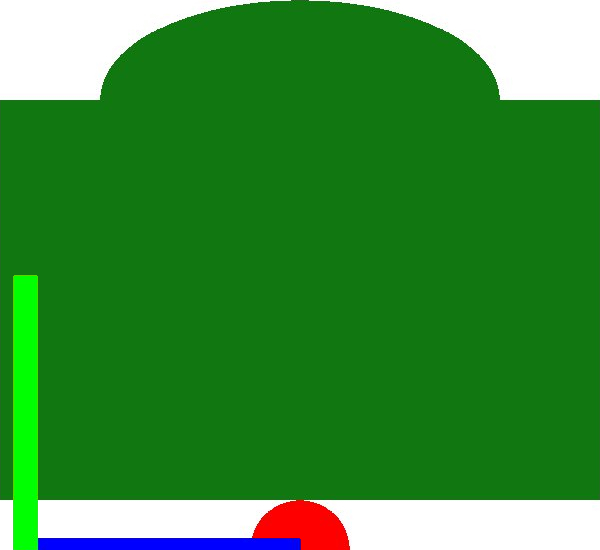
#> input picture code/frames/00.jpg, 600 x 550 px, found by its file name
$ jupyter execute --allow-errors Untitled.ipynb
#> lines starting #> are read from the running program, lines starting #| are printed output that depends on the picture; after the words box and inside, x2 and y2 are one past the last pixel; in counts of white or black regions, pixels touching at a corner belong together
#> further down, j0 is the input picture: shape (550, 600, 3); mean B, G, R 55.5, 140.4, 55.7
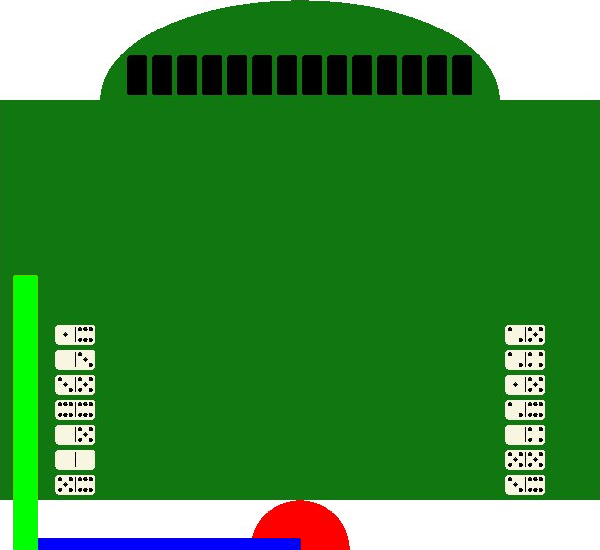
#> input picture code/frames/01.jpg, 600 x 550 px, found by its file name
#> further down, j1 is the input picture: shape (550, 600, 3); mean B, G, R 61, 139.5, 61.9
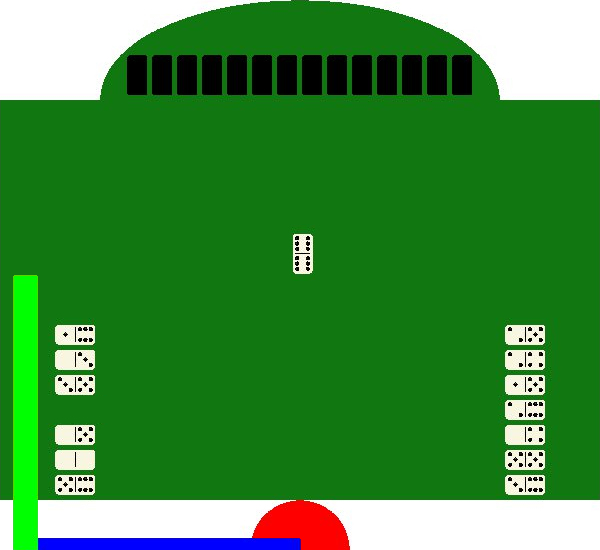
#> input picture code/frames/02.jpg, 600 x 550 px, found by its file name
#> further down, j2 is the input picture: shape (550, 600, 3); mean B, G, R 61, 139.5, 61.9
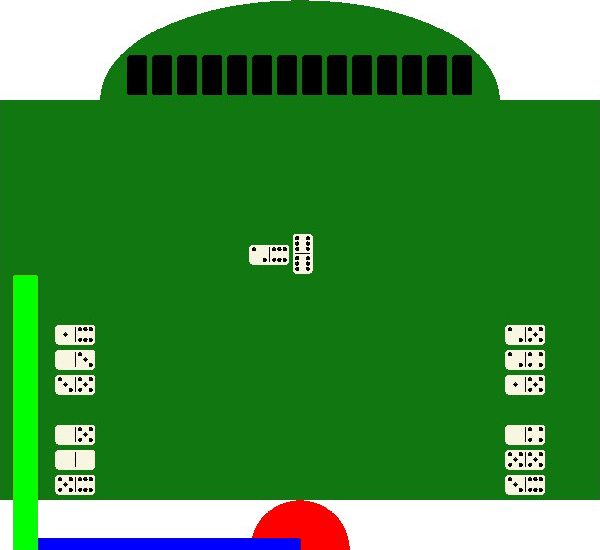
#> input picture code/frames/03.jpg, 600 x 550 px, found by its file name
#> further down, j3 is the input picture: shape (550, 600, 3); mean B, G, R 61, 139.5, 61.9
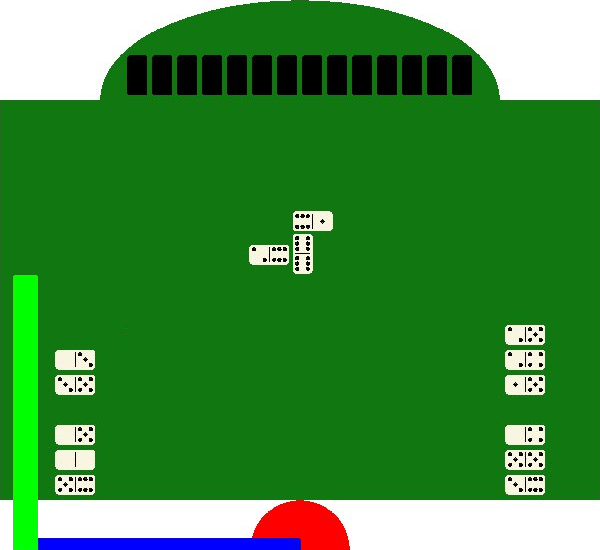
#> input picture code/frames/04.jpg, 600 x 550 px, found by its file name
#> further down, j4 is the input picture: shape (550, 600, 3); mean B, G, R 61, 139.5, 61.9
[cell 1]
import visio as v

[cell 2]
import cv2 as cv
import numpy as np
from matplotlib import pyplot as plt
import visio as v

# [18 lines left out: function contarPunts, not called in this run]

#> (the rest of this cell did not finish here and is left out)

[cell 3]
import cv2 as cv
import numpy as np
from matplotlib import pyplot as plt
import math


class ModulVisio():
    ###############################################################################################
    def __init__(self, debug = False):
        self.debug = debug

        # mides en cm del taulell #
        self.midaTaulell =[60.0,65.0]
        self.midaMin = 10.0
        self.midaMax = 40.0
        self.margeRobot = 5.0
        ###########################

        self.empty = True
        self.originalBackground = None
        self.fitxaFrame = None
        self.frame = None
        self.grayFrame = None
        self.rotatedFrame = None

        self.patroH = None
        self.patroV = None
        self.arrayPatrons = []

        self.midaFitxa = [0,0]
        self.rotacioDefecte = 0.0

        self.estatPartida = None
    ###############################################################################################

    def updateFrame(self,frame,debug=None):
        if debug is not None:
            self.debug = debug
        self.frame = frame
        self.grayFrame = cv.cvtColor(frame,cv.COLOR_BGR2GRAY)
        if self.originalBackground is None:
            self.originalBackground = self.grayFrame
        else:
            self.fitxaFrame = cv.absdiff(self.grayFrame,self.originalBackground)
#             self.fitxaFrame[self.fitxaFrame<127]=0
#             self.fitxaFrame[self.fitxaFrame!=0]=255
            if self.empty:
                self.getFirstFeatures()
            self.rotatedFrame = self.rotate_frame(self.fitxaFrame)

            self.getTableData()

        if self.debug:
            print('[Visio: updateFrame()]')
            fig, ax = plt.subplots(nrows=3, ncols=3);
            ax[0,0].remove()
            ax[0,1].imshow(self.frame)
            ax[0,1].set_title('Original frame')
            ax[0,2].remove()
            ax[1,0].imshow(self.grayFrame,'gray')
            ax[1,0].set_title('grayFrame')
            ax[1,1].imshow(self.originalBackground,'gray')
            ax[1,1].set_title('background')
            ax[1,2].imshow(self.fitxaFrame,'gray')
            ax[1,2].set_title('fitxaFrame')
            ax[2,0].remove()
            ax[2,1].imshow(self.rotatedFrame,'gray')
            ax[2,1].set_title('rotatedFrame')
            ax[2,2].remove()
            plt.show()
    ###############################################################################################

    def getFirstFeatures(self):
        threshold = cv.GaussianBlur(self.fitxaFrame,(5,5),0)
        contours,hierarchy = cv.findContours(threshold,cv.RETR_TREE,cv.CHAIN_APPROX_SIMPLE)

        max_w = 0
        max_h = 0
        rotacio = 360
        for i,c in enumerate(contours):
            if hierarchy[0][i,3]==-1:
                rect = cv.minAreaRect(contours[i])
                if(rect[1][0]>=max_w and rect[1][1]>=max_h):
                    if rect[2] < rotacio:
                        max_w = rect[1][0]
                        max_h = rect[1][1]

                        posicio = rect[0]
                        midaFitxa = rect[1]
                        rotacio = rect[2]

            self.empty = False

        if not self.empty:
            rows,cols,_ = self.frame.shape

            x = int(posicio[0])
            y = int(posicio[1])

            width = int(midaFitxa[0])
            height = int(midaFitxa[1])

            centerX = int(cols/2)
            centerY = int(rows/2)

            h_gap = centerX - x
            v_gap = centerY - y

            # Traslacio
            dst = self.fitxaFrame.copy()
            M = np.float32([[1,0,h_gap],[0,1,v_gap]])
            dst = cv.warpAffine(dst,M,(cols,rows))

            # Rotacio
            if width > height: # Horitzontal
                rotacio +=90
            else:
                width, height = height,width

            M = cv.getRotationMatrix2D((cols/2,rows/2),rotacio,1.0)
            dst = cv.warpAffine(dst,M,(cols,rows))

            self.rotatedFrame = dst

            # Definicio patron
            templateHeight = height * 0.2
            templateWidth = width * 0.5

            self.patroH = dst[centerY-int(templateHeight*0.5):centerY+int(templateHeight*0.5), centerX-int(templateWidth*0.5):centerX+int(templateWidth*0.5)]
            self.patroV = self.patroH.transpose()
            for i in range(0,90,10):
                self.arrayPatrons.append([self.rotate_frame(frame=self.fitxaFrame, angle=i),i])
            print(len(self.arrayPatrons))
            self.midaFitxa = [min(width, height),max(width, height)]
            self.rotacioDefecte = rotacio

        if self.debug:
            print('[Visio: getFirstFeatures()]')
            print('Empty:{}; Posicio:{}; mida:{}; rotacio:{};'.format(self.empty,posicio, self.midaFitxa,self.rotacioDefecte))
            fig, ax = plt.subplots(nrows=2, ncols=3);
            ax[0,0].remove()
            ax[0,1].imshow(self.frame)
            ax[0,1].set_title('Original frame')
            ax[0,2].remove()
            ax[1,0].imshow(self.rotatedFrame,'gray')
            ax[1,0].set_title('rotatedFrame')
            ax[1,1].imshow(self.patroH,'gray')
            ax[1,1].set_title('patroH')
            ax[1,2].imshow(self.patroV,'gray')
            ax[1,2].set_title('patroV')
            plt.show()

    ###############################################################################################
    def rotate_frame(self, frame=None,angle = None):
        if frame is None:
            frame = self.fitxaFrame
        if angle is None:
            angle=self.rotacioDefecte
        if angle != 0.0:
            (h,w) = frame.shape[:2]
            (cX,cY) = (w//2,h//2)

            M = cv.getRotationMatrix2D((cX,cY),angle,1.0)
            cos = np.abs(M[0,0])
            sin = np.abs(M[0,1])

            nW = int((h*sin)+(w*cos))
            nH = int((h*cos)+(w*sin))

            M[0,2] += (nW/2)-cX
            M[1,2] += (nH/2)-cY

            res = cv.warpAffine(frame,M,(nW,nH))
        else:
            res = frame
        return res

    ###############################################################################################

    # [55 lines left out: functions contarPunts, getZone, not called in this run]
    ###############################################################################################

    def getTableData(self):
        print(self.rotacioDefecte)
        cv.imwrite('proves/patroH.png',self.patroH)
        cv.imwrite('proves/fitxaFrame.png',self.fitxaFrame)
        zonaMatch = int(min(self.patroH.shape))
        self.estatPartida = {'maRobot':{},'maHuma':{},'taulell':{},'pou':{}}
        found = []
        iterat = 0
        diccionariPunts={}
        out = self.grayFrame.copy()
        for item in self.arrayPatrons:
            frame = item[0]
            angle = item[1]
            cv.imwrite('proves/frames/frame{}.jpg'.format(iterat),frame)
            iterat+=1
            res = cv.matchTemplate(frame,self.patroH,cv.TM_CCOEFF_NORMED)
            w,h = self.patroH.shape[::-1]
            thr = 0.8
            loc = np.where(res>=thr)
            for pt in zip(*loc[::-1]):
                pt2=self.rotate_point(pt=pt, frame = frame, angle =-angle)
                if len(found)==0:
                    same=False
                else:
                    same=False
                    for f in found:
                        if pt2[0] in (np.arange(f[0]-zonaMatch, f[0]+zonaMatch)):
                            if pt2[1] in (np.arange(f[1]-zonaMatch, f[1]+zonaMatch)):
                                same=True
                                break
                if not same:
                    out = cv.rectangle(out,pt,(pt[0]+w,pt[1]+h),(0,127,255),2)
                    found.append(pt2)
                    top_left = pt2
                    bottom_right = (pt2[0] + w, pt2[1] + h)
                    top_right = (bottom_right[0],top_left[1])
                    bottom_left = (top_left[0],bottom_right[1])

                    center = (int(top_left[0]+(round((top_right[0]-top_left[0])/2))) ,int(top_left[1]+(round((bottom_left[1]-top_left[1])/2))))

                    orientacio = 1 #h
                    alcada = self.midaFitxa[1]
                    amplada = self.midaFitxa[0]
                    if top_right[0]-top_left[0] < bottom_left[1]-top_left[1]:
                        orientacio=0
                        alcada, amplada = amplada,alcada
                    diccionariPunts[len(diccionariPunts)]=[(center[0],center[1],amplada,alcada),[0,0],orientacio]
        cv.imwrite('proves/out2.jpg',out)
        for d in diccionariPunts:
            print('{}: {}'.format(d,diccionariPunts[d]))
    '''def getTableData2(self):
        arrayPatrons = [self.patroH, self.patroV]
        zonaMatch = int(min(self.patroV.shape))
        self.estatPartida = {'maRobot':{},'maHuma':{},'taulell':{},'pou':{}}
        diccionariPunts={}
        found = []
        for patro in arrayPatrons:
            w,h = patro.shape[::-1]
            # Template Matching
            res = cv.matchTemplate(self.rotatedFrame,patro,cv.TM_CCOEFF_NORMED)
            thr = 0.8
            loc = np.where(res >= thr)
            for pt in zip(*loc[::-1]):
                # Trobar coordenades sense rotar

                if len(found)==0:
                    same=False
                else:
                    same=False
                    for f in found:
                        if pt[0] in (np.arange(f[0]-zonaMatch, f[0]+zonaMatch)):
                            if pt[1] in (np.arange(f[1]-zonaMatch, f[1]+zonaMatch)):
                                same=True
                                break
                if not same:
                    found.append(pt)
                    top_left = pt
                    bottom_right = (pt[0] + w, pt[1] + h)
                    top_right = (bottom_right[0],top_left[1])
                    bottom_left = (top_left[0],bottom_right[1])

                    center = (int(top_left[0]+(round((top_right[0]-top_left[0])/2))) ,int(top_left[1]+(round((bottom_left[1]-top_left[1])/2))))


                    orientacio = 1 #h
                    alcada = self.midaFitxa[1]
                    amplada = self.midaFitxa[0]
                    if top_right[0]-top_left[0] < bottom_left[1]-top_left[1]:
                        orientacio=0
                        alcada, amplada = amplada,alcada
                    diccionariPunts[len(diccionariPunts)]=[(center[0],center[1],amplada,alcada),[0,0],orientacio]
                    #self.estatPartida['taulell'][len(self.estatPartida['taulell'])] = [(center[0],center[1],amplada,alcada),[0,0],orientacio]

        for dic in diccionariPunts:
            #print(estatPartida['taulell'][dic])
            x,y,w,h = diccionariPunts[dic][0]
            puntsA=0
            puntsB=0
            orientacio = diccionariPunts[dic][2]
            if diccionariPunts[dic][2]: # Vertical
                # ROI
                roi = self.rotatedFrame[y-round(h/2) : y,x-round(w/2) : x+round(w/2)] # Superior
                puntsA=self.contarPunts(roi)
                roi = self.rotatedFrame[y : y+round(h/2),x-round(w/2) : x+round(w/2)] # Inferior
                puntsB=self.contarPunts(roi)

            else: # Horitzontal
                # ROI
                roi = self.rotatedFrame[y-round(h/2) : y+round(h/2),x-round(w/2) : x] # Esquerra
                puntsA=self.contarPunts(roi)

                roi = self.rotatedFrame[y-round(h/2) : y+round(h/2),x : x+round(w/2)] # Dreta
                puntsB=self.contarPunts(roi)


            diccionariPunts[dic][1]=[puntsA,puntsB]
            rotatedCenter = self.rotate_point((diccionariPunts[dic][0][0],diccionariPunts[dic][0][1]))
            x,y = self.robot_coords(rotatedCenter)
            # id: [[x,y,w,h],[puntsA,puntsB],orientacio]
            zona = self.getZone(rotatedCenter)
            self.estatPartida[zona][len(self.estatPartida[zona])]=[(x,y,w,h),[puntsA,puntsB],orientacio]


        if self.debug:
            print('[Visio: getTableData()]')
            for d in self.estatPartida:
                print('{}: {}'.format(d,self.estatPartida[d]))
    '''
    ###############################################################################################

    # [28 lines left out: functions rotate_point, robot_coords, not called in this run]

    ###############################################################################################


#> (the rest of this cell did not finish here and is left out)


    #it 1
    vis.updateFrame(j0)
    vis.updateFrame(j1)
#> in updateFrame (call 2), `self.grayFrame = cv.cvtColor(frame,cv.COLOR_BGR2GRAY)`:
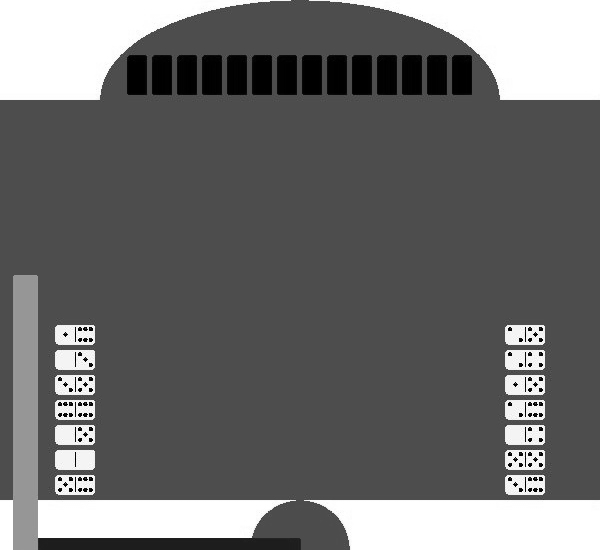
#> self.grayFrame: shape (550, 600); min 0, max 255, mean 107.4
#> in updateFrame (call 2), `self.fitxaFrame = cv.absdiff(self.grayFrame,self.originalBackground)`:
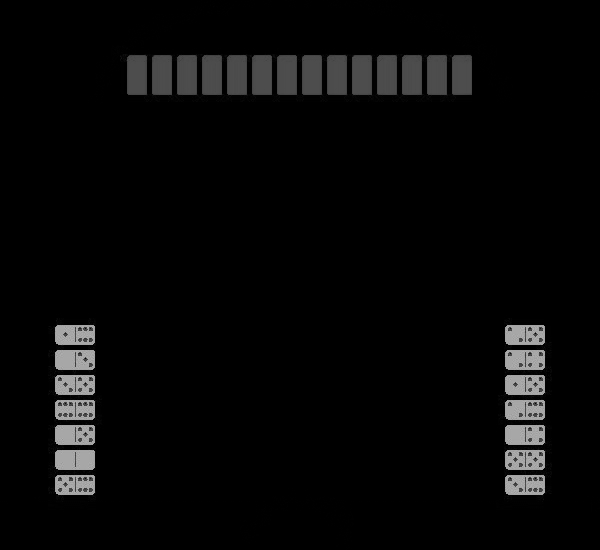
#> self.fitxaFrame: shape (550, 600); min 0, max 177, mean 7.7
#> in getFirstFeatures, `contours,hierarchy = cv.findContours(threshold,cv.RETR_TREE,cv.CHAIN_A..`: contours = 64 contours, 48 with area under 20; largest, box (x1, y1, x2, y2) and area: (111, 45, 474, 103) 17101, (496, 317, 554, 510) 8954, (47, 317, 103, 510) 8904, (513, 496, 536, 500) 62, (65, 496, 87, 501) 62
#> the loop in getFirstFeatures, `for i,c in enumerate(contours):` made 64 passes
#> (max_w, max_h, posicio, rotacio) on pass 1: (0, 0, (246, 537), -90)
#> after the loop in getFirstFeatures, `for i,c in enumerate(contours):`: max_h = 0; rotacio = -90
#> in getFirstFeatures, `x = int(posicio[0])`: x = 246
#> in getFirstFeatures, `y = int(posicio[1])`: y = 537
#> in getFirstFeatures, `width = int(midaFitxa[0])`: width = 0
#> in getFirstFeatures, `h_gap = centerX - x`: h_gap = 54
#> in getFirstFeatures, `v_gap = centerY - y`: v_gap = -262
#> in getFirstFeatures, `M = np.float32([[1,0,h_gap],[0,1,v_gap]])`: M = [[1, 0, 54], [0, 1, -262]]
#> in getFirstFeatures, `M = cv.getRotationMatrix2D((cols/2,rows/2),rotacio,1.0)`: M = [[6.12e-17, -1, 575], [1, 6.12e-17, -25]]
#> in getFirstFeatures, `dst = cv.warpAffine(dst,M,(cols,rows))`:
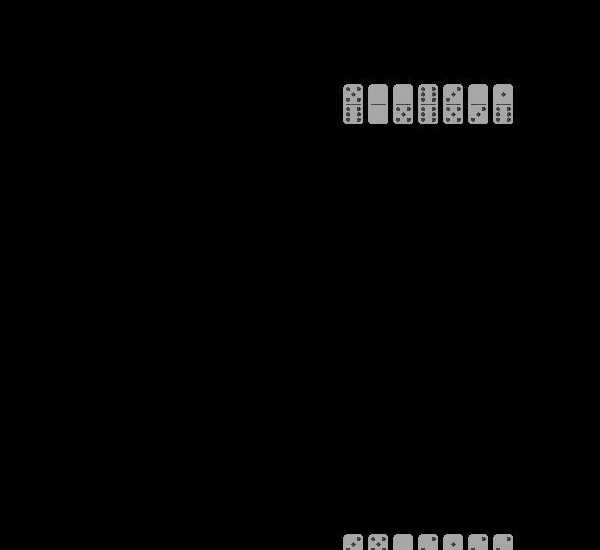
#> dst: shape (550, 600); min 0, max 177, mean 3.6
#> in getFirstFeatures, `templateHeight = height * 0.2`: templateHeight = 0
#> in getFirstFeatures, `self.patroH = dst[centerY-int(templateHeight*0.5):centerY+int(template..`: self.patroH = empty array
#> the loop in getFirstFeatures, `for i in range(0,90,10):` made 9 passes
#> pass 3, in rotate_frame (call 3), `res = cv.warpAffine(frame,M,(nW,nH))`:
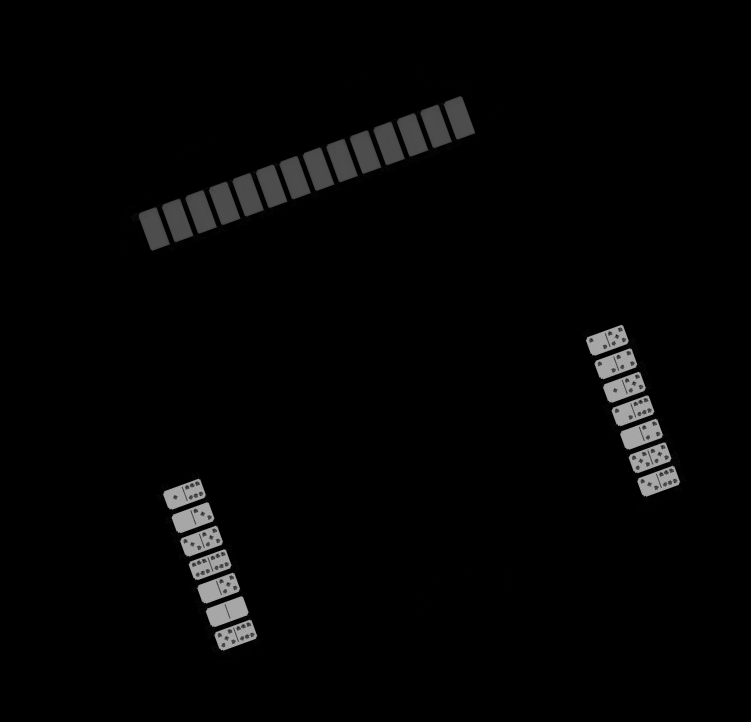
#> res: shape (722, 751); min 0, max 176, mean 4.7
#> after the loop in getFirstFeatures, `for i in range(0,90,10):`: self.arrayPatrons = 9 items
#| 9
#> in getFirstFeatures, `self.midaFitxa = [min(width, height),max(width, height)]`: self.midaFitxa = [0, 0]
#> in getFirstFeatures, `self.rotacioDefecte = rotacio`: self.rotacioDefecte = -90
#> in rotate_frame (call 10), `M = cv.getRotationMatrix2D((cX,cY),angle,1.0)`: M = [[6.12e-17, -1, 575], [1, 6.12e-17, -25]]
#> in rotate_frame (call 10), `cos = np.abs(M[0,0])`: cos = 6.12e-17
#> in rotate_frame (call 10), `sin = np.abs(M[0,1])`: sin = 1
#> in rotate_frame (call 10), `nW = int((h*sin)+(w*cos))`: nW = 550
#> in rotate_frame (call 10), `nH = int((h*cos)+(w*sin))`: nH = 600
#> in rotate_frame (call 10), `res = cv.warpAffine(frame,M,(nW,nH))`:
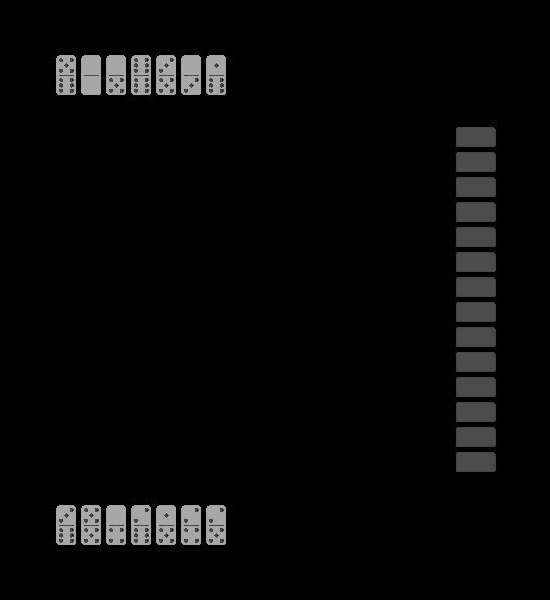
#> res: shape (600, 550); min 0, max 177, mean 7.7
#| -90.0
#> the loop in getTableData (call 2), `for item in self.arrayPatrons:` made 1 pass
#> (angle, iterat) on pass 1: (0, 1)
    vis.updateFrame(j2)
    vis.updateFrame(j3)


    plt.figure()
    plt.imshow(vis.patroH,'gray')
    out = vis.rotatedFrame
    for d in vis.estatPartida['taulell']:
        print("{}: {}".format(d,vis.estatPartida['taulell'][d]))


    # ProcessarFrame():
    # si hi ha orientacio rotarla
    # si no hi ha patroFitxa, buscar-lo
    # Si hi patroFitxa, patternmatching
        # Recompte de punts

#x:-30 +30
#y:  0 +55

[cell 4]
import cv2 as cv
import numpy as np
from matplotlib import pyplot as plt
import math

vis = ModulVisio()
rotacioDefecte = 60.255117416381836

fitxaFrame = cv.imread('proves/fitxaFrame.jpg')
patroH = cv.imread('proves/patroH.jpg')

arrayPatrons = []
#> (the rest of this cell did not finish here and is left out)

[cell 5]
import cv2 as cv
import numpy as np

from matplotlib import pyplot as plt
GREEN = np.array([89, 248,  89])

plt.figure()
#> (the rest of this cell did not finish here and is left out)

[cell 6]
estatPartida={
    'maRobot':{
            #idFitxa : [ (x,y,amplada,alçada), [ puntsEsquerra/Dalt, puntsDreta/Baix], orientació, extrem]
            0 :[(5,5,4,2),[1,1],0],
            1 :[(5,10,4, 2),[4,4],0],
            2 :[(5,15,4, 2),[4,2],0],
            3 :[(5,220,4, 2),[2,3],0]
    },
    'maHuma':{
        0 :[(55,40,4,2),[1,2],0],
        1 :[(55,45,4, 2),[5,0],0]
    },
    'taulell':{
        0 :[(25,23,4,2),[4,3],1],
        1 :[(23,25,4, 2),[6,3],0],
        2 :[(21,25,4, 2),[6,6],1]
    },
    'pou':{

    },
    'extrems':{
        0 :[(25,23,4,2),[4,3],1],
        2 :[(21,25,4, 2),[6,6],1]
    }
}
print(estatPartida)
print()
for m in estatPartida:
    print("{}:{}".format(m, estatPartida[m]))
